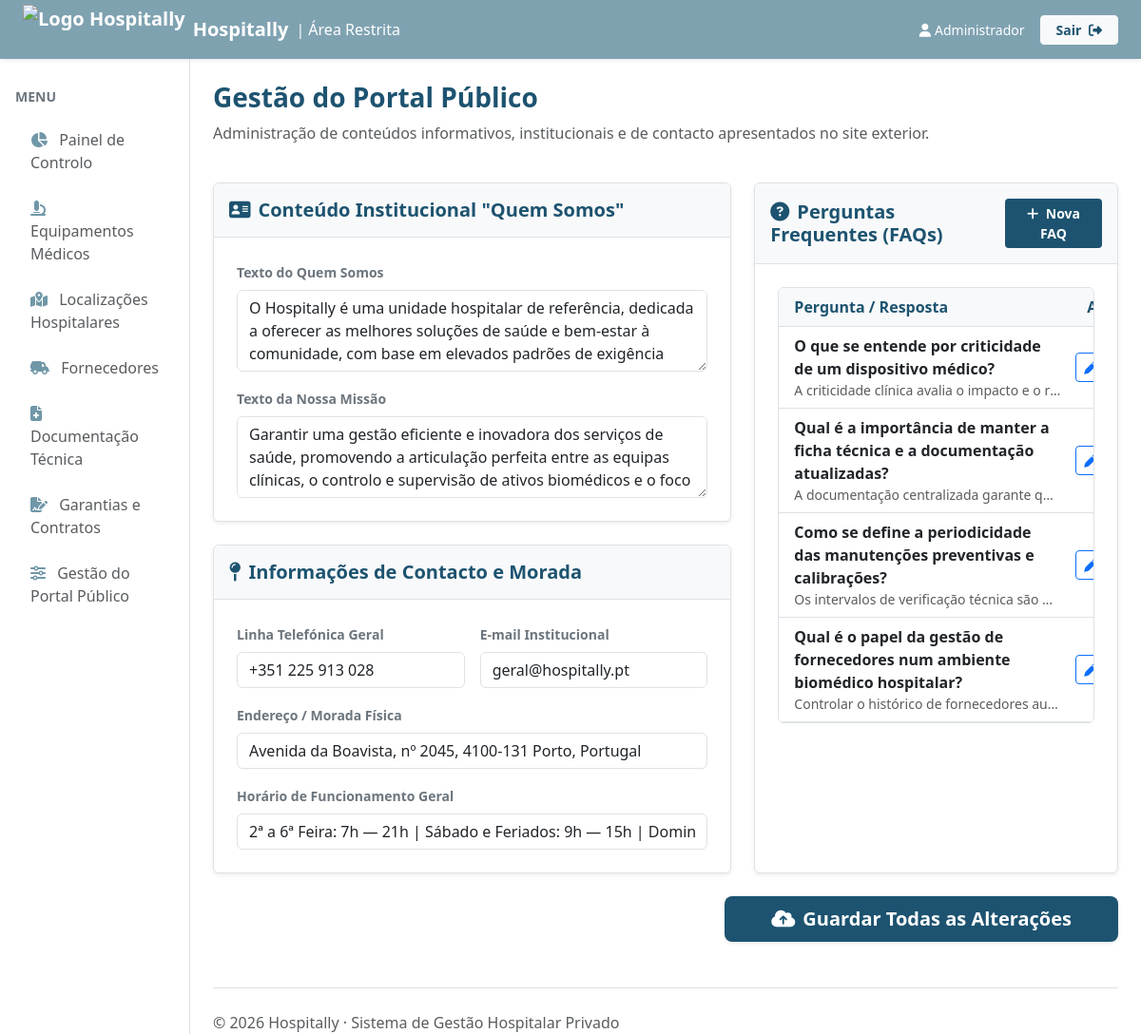
The app's page /private/gestao_portal.php (signed in) with its own data.
### tables this page shows
CREATE TABLE IF NOT EXISTS `FAQ` (
  `codFAQ` int NOT NULL AUTO_INCREMENT,
  `pergunta` text NOT NULL,
  `resposta` text NOT NULL,
  CONSTRAINT `pk_FAQ` PRIMARY KEY (`codFAQ`)
);

### private/gestao_portal.php (the view, shortened to what this page needs)
<?php
$dsn = "mysql:host=" . MYSQL_HOST . ";port=" . MYSQL_PORT . ";dbname=" . MYSQL_DATABASE . ";charset=utf8";
try {
    $ligacao = new PDO($dsn, MYSQL_USERNAME, MYSQL_PASSWORD);
    $ligacao->setAttribute(PDO::ATTR_ERRMODE, PDO::ERRMODE_EXCEPTION);
    $conteudo = $ligacao->query("SELECT chave, valor FROM ConteudoPortal")->fetchAll(PDO::FETCH_KEY_PAIR);
    $faqs     = $ligacao->query("SELECT * FROM FAQ ORDER BY codFAQ")->fetchAll(PDO::FETCH_OBJ);
} catch (PDOException $e) {
    $conteudo = []; $faqs = [];
}
$cp = fn($key, $default = '') => htmlspecialchars($conteudo[$key] ?? $default);
include 'includes/header.php';
include 'includes/nav.php';
?>
<div class="container-fluid">
    <div class="row">
        <?php include 'includes/sidebar.php'; ?>
        <main class="col-md-9 ms-sm-auto col-lg-10 px-md-4 pt-4">
            <h1 class="h3 fw-bold" style="color: #1d5370;">Gestão do Portal Público</h1>
            <p class="text-muted">Administração de conteúdos informativos, institucionais e de contacto apresentados no site exterior.</p>
            <form method="POST" action="gestao_portal.php">
                <div class="row g-4 mt-2">
                    <div class="col-12 col-xl-7">
                        <div class="card border shadow-sm rounded bg-white mb-4">
                            <div class="card-header bg-light py-3 border-bottom">
                                <h5 class="card-title mb-0 fw-bold" style="color: #1d5370;">
                                    <i class="fa-solid fa-address-card me-2"></i>Conteúdo Institucional "Quem Somos"
                                </h5>
                            </div>
                            <div class="card-body p-4">
                                <div class="mb-3">
                                    <label class="form-label fw-bold text-secondary small">Texto do Quem Somos</label>
                                    <textarea class="form-control" name="quem_somos" rows="3" required><?= $cp('quem_somos', 'O Hospitally é uma unidade hospitalar de referência...') ?></textarea>
                                </div>
                                <div class="mb-0">
                                    <label class="form-label fw-bold text-secondary small">Texto da Nossa Missão</label>
                                    <textarea class="form-control" name="missao" rows="3" required><?= $cp('missao', 'Garantir uma gestão eficiente e inovadora...') ?></textarea>
                                </div>
                            </div>
                        </div>
                        <div class="card border shadow-sm rounded bg-white">
                            <div class="card-header bg-light py-3 border-bottom">
                                <h5 class="card-title mb-0 fw-bold" style="color: #1d5370;">
                                    <i class="fa-solid fa-map-pin me-2"></i>Informações de Contacto e Morada
                                </h5>
                            </div>
                            <div class="card-body p-4">
                                <div class="row g-3 mb-3">
                                    <div class="col-12 col-md-6">
                                        <label class="form-label fw-bold text-secondary small">Linha Telefónica Geral</label>
                                        <input type="text" class="form-control" name="telefone" value="<?= $cp('telefone', '+351 225 913 028') ?>" required>
                                    </div>
                                    <div class="col-12 col-md-6">
                                        <label class="form-label fw-bold text-secondary small">E-mail Institucional</label>
                                        <input type="email" class="form-control" name="email" value="<?= $cp('email', 'geral@hospitally.pt') ?>" required>
                                    </div>
                                </div>
                                <div class="mb-3">
                                    <label class="form-label fw-bold text-secondary small">Endereço / Morada Física</label>
                                    <input type="text" class="form-control" name="morada" value="<?= $cp('morada', 'Avenida da Boavista, nº 2045, 4100-131 Porto, Portugal') ?>" required>
                                </div>
                                <div class="mb-0">
                                    <label class="form-label fw-bold text-secondary small">Horário de Funcionamento Geral</label>
                                    <input type="text" class="form-control" name="horario" value="<?= $cp('horario', '2ª a 6ª Feira: 7h — 21h | Sábado e Feriados: 9h — 15h | Domingo: Encerrado') ?>" required>
                                </div>
                            </div>
                        </div>
                    </div>
                    <div class="col-12 col-xl-5">
                        <div class="card border shadow-sm rounded bg-white" style="min-height: 100%;">
                            <div class="card-header bg-light py-3 border-bottom d-flex align-items-center justify-content-between">
                                <h5 class="card-title mb-0 fw-bold" style="color: #1d5370;">
                                    <i class="fa-solid fa-circle-question me-2"></i>Perguntas Frequentes (FAQs)
                                </h5>
                                <a href="gestao_portal.php" class="btn btn-sm text-white px-3 fw-bold" style="background-color: #1d5370;"
                                   onclick="event.preventDefault(); document.getElementById('modalFAQ').classList.add('show'); document.getElementById('modalFAQ').style.display='block'; document.body.classList.add('modal-open');">
                                    <i class="fa-solid fa-plus me-1"></i> Nova FAQ
                                </a>
                            </div>
                            <div class="card-body p-4">
                                <div class="table-responsive border rounded">
                                    <table class="table table-hover align-middle mb-0">
                                        <thead class="table-light">
                                            <tr>
                                                <th class="ps-3" style="color: #1d5370;">Pergunta / Resposta</th>
                                                <th class="text-center pe-3" style="color: #1d5370; width: 100px;">Ações</th>
                                            </tr>
                                        </thead>
                                        <tbody>
                                            <?php if (empty($faqs)) : ?>
                                                <tr><td colspan="2" class="text-center text-muted p-3">Sem FAQs registadas.</td></tr>
                                            <?php else : ?>
                                                <?php foreach ($faqs as $faq) : ?>
                                                <tr>
                                                    <td class="ps-3">
                                                        <div class="fw-bold text-dark"><?= htmlspecialchars($faq->pergunta) ?></div>
                                                        <small class="text-muted d-block text-truncate" style="max-width: 280px;"><?= htmlspecialchars($faq->resposta) ?></small>
                                                    </td>
                                                    <td class="text-center pe-3">
                                                        <div class="d-flex justify-content-center gap-2">
                                                            <a href="gestao_portal.php?editar_faq=<?= $faq->codFAQ ?>"
                                                               class="btn btn-sm btn-outline-primary" title="Editar">
                                                                <i class="fa-solid fa-pen"></i>
                                                            </a>
                                                        </div>
                                                    </td>
                                                </tr>
                                                <?php endforeach; ?>
                                            <?php endif; ?>
                                        </tbody>
                                    </table>
                                </div>
                            </div>
                        </div>
                    </div>
                </div>
                <div class="row mt-4 mb-5">
                    <div class="col-12 text-end">
                        <button type="submit" class="btn text-white fw-bold btn-lg px-5 shadow-sm" style="background-color: #1d5370;">
                            <i class="fa-solid fa-cloud-arrow-up me-2"></i>Guardar Todas as Alterações
                        </button>
                    </div>
                </div>
            </form>
            <footer class="pt-4 mt-5 text-muted border-top">
                &copy; 2026 Hospitally &middot; Sistema de Gestão Hospitalar Privado
            </footer>
        </main>
    </div>
</div>
<div class="toast-container position-fixed bottom-0 end-0 p-3">
</div>
<?php include 'includes/footer.php'; ?>

### records on screen
faq: pergunta "O que se entende por criticidade de um dispositivo médico?", resposta "A criticidade clínica avalia o impacto e o r…"
faq: pergunta "Qual é a importância de manter a ficha técnica e a documentação atualizadas?", resposta "A documentação centralizada garante q…"
faq: pergunta "Como se define a periodicidade das manutenções preventivas e calibrações?", resposta "Os intervalos de verificação técnica são…"
faq: pergunta "Qual é o papel da gestão de fornecedores num ambiente biomédico hospitalar?", resposta "Controlar o histórico de fornecedores au…"

### other values on screen
APP_NAME "Hospitally"
$nome "Administrador"
